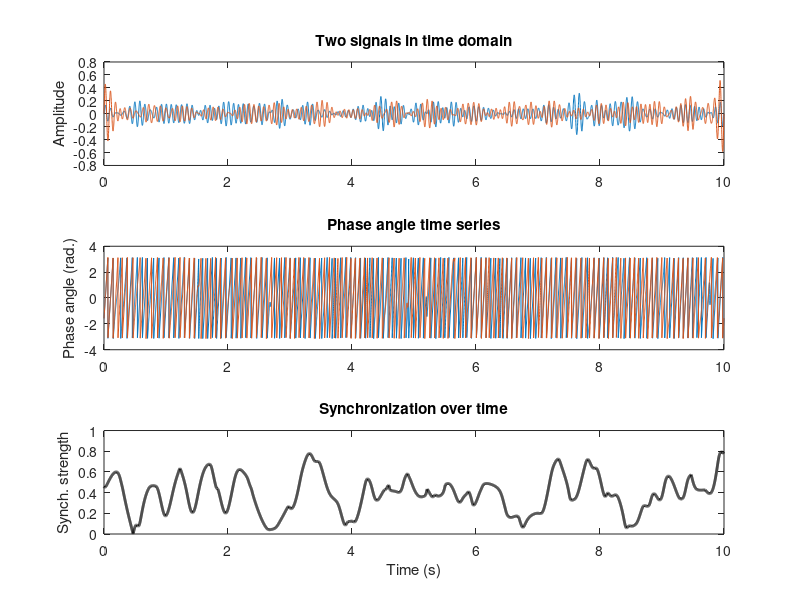

MATLAB code to generate this figure: (Note: this script raises an error after producing the figure.)
%%
%     
%     Spurious connectivity in narrowband noise

%
%%

% simulation details
pnts  = 10000;
srate =  1000;
time  = (0:pnts-1)/srate;


% create filtered noise
frange = [10 15]; % in frequency
order  = round( 20*srate/frange(1) );

% filter kernel
filtkern = fir1(order,frange/(srate/2));

% signals are filtered noise
signal1 = filtfilt(filtkern,1,randn(1,pnts));
signal2 = filtfilt(filtkern,1,randn(1,pnts));


% plot the signals
figure(1), clf
subplot(311)
plot(time,signal1, time,signal2)
ylabel('Amplitude')
title('Two signals in time domain')

%% calculate phase synchronization

% extract angles from Hilbert transform
angles1 = angle(hilbert( signal1 ));
angles2 = angle(hilbert( signal2 ));

% show phase angle time series
subplot(312)
plot(time,angles1, time,angles2)
ylabel('Phase angle (rad.)')
title('Phase angle time series')

%% synchronization over time (in windows)

% analysis parameters
winsize = 300; % in points

% initialize
synchTS = zeros(1,pnts);

% loop over time points
for ti=1:pnts
    
    % figure out time points, considering edges
    tidx = max(1,ti-winsize) : min(pnts,ti+winsize);
    
    % compute synchronization for this center time points
    synchTS(ti) = abs(mean(exp(1i*( angles1(tidx)-angles2(tidx) ))));   %ISPC
end

% Average synchronisation   avgSync = mean(synchTS)

% and plot
subplot(313)
plot(time,synchTS,'k','linew',2)
set(gca,'ylim',[0 1])
xlabel('Time (s)'), ylabel('Synch. strength')
title('Synchronization over time')

%% done.
figure,
plot(linspace(0,srate,pnts),smooth(abs(fft(detrend(synchTS)))))
set(gca,'xlim',[0 10])